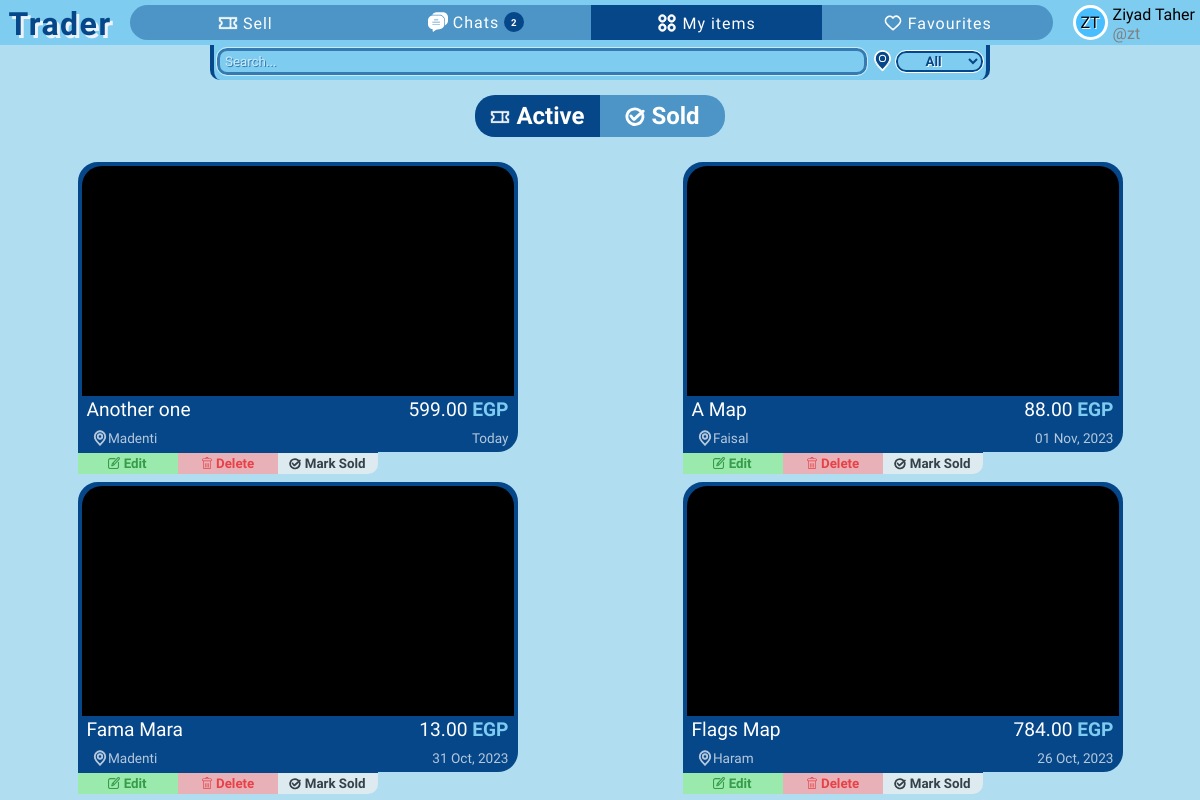
Before: /my-items/active (signed in) with the older database file.
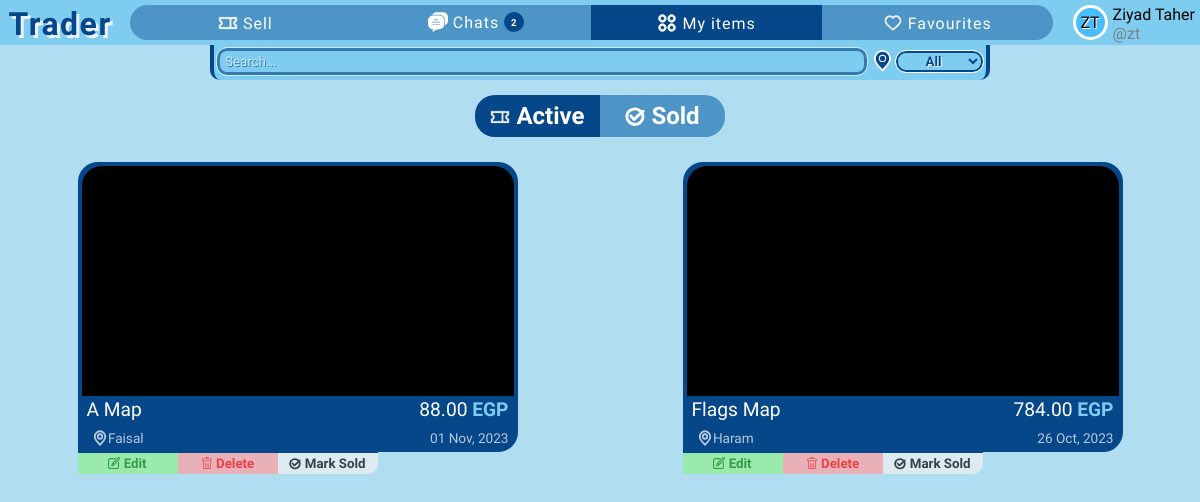
After: the same page with the newer database file.
### app/models.py (models this page shows)
class Item(db.Model):
    id = db.Column(db.Integer, primary_key=True)  # Item ID
    title = db.Column(db.String(100), nullable=False)  # Item title
    description = db.Column(db.Text, nullable=False)  # Item description
    location = db.Column(db.String(100), nullable=False)  # Item location
    price = db.Column(db.Float, default=0, nullable=False)  # Item price
    is_sold = db.Column(db.Boolean, default=False)  # Is item sold?
    created_at = db.Column(db.DateTime)  # Item creation timestamp
    owner = db.Column(db.Integer, db.ForeignKey("user.id"), nullable=False)  # Owner of the item
    images = db.relationship('Image', backref='images_set', lazy=True)  # Images associated with the item
    chats = db.relationship('Chat', backref='chats_set', lazy=True)  # Chats related to the item

### app/routes.py (the view)
@app.get("/my-items/active")
@login_required
def active_items():
    items = Item.query.filter(Item.is_sold == False, Item.owner ==current_user.id).order_by(Item.created_at.desc()).all()
    return render_template('active-items.html', items=items)

### app/cust_formatting.py (called while the page is built)
def price_format(float):
    return '{:,.2f}'.format(float)

### app/routes.py (called while the page is built)
@login_manager.user_loader
def load_user(user_id):
    return User.query.get(int(user_id))

### app/templates/active-items.html (shortened to what this page needs)
{% extends 'base.html' %}
{% block head %}
    <link rel="stylesheet" href="{{ url_for('static', filename='css/partials/item.css') }}">
    <link rel="stylesheet" href="{{ url_for('static', filename='css/my-items.css') }}">
{% endblock %}
{% block my_items_page %}selected{% endblock %}
{% block search_location %}
    {% include 'partials/search-location.html' %}
{% endblock %}
{% block content %}
    <header class="active-sold-cont">
        <a href="{{ url_for('active_items') }}" class="selected">
            Active
        </a>
        <a href="{{ url_for('sold_items') }}">
            Sold
        </a>
    </header>
    <div class="items-cont seller-items-cont">
        {% for item in items %}
            {% with seller_page=True, all_items_page=True %}
                {% include 'partials/item.html' %}
            {% endwith %}
        {% endfor %}
    </div>
{% endblock %}

### app/templates/partials/item.html (shortened to what this page needs)
<div class="single-item-cont location-{% if item.location == '6 October' %}october{% else %}{{ item.location|lower }}{% endif %}" id="item-{{ item.id }}">
    <a class="item" href="{{ url_for('single_item', item_id=item.id) }}">
        <div class="img-cont">
        </div>
        <div class="upper">
            <div class="item-title">{{ item.title }}</div>
            <div class="item-price">{{ price_format(item.price) }} <span class="egp">EGP</span></div>
        </div>
        <div class="lower">
            <div class="item-location">
                {{ item.location }}
            </div>
            <div>{{ date_format(item.created_at) }}</div>
        </div>
    </a>
    {% if seller_page %}
    <div class="seller-page-btns">
        {% if all_items_page %}
        <div class="edit-delete-status">
            <button class="edit-btn" id="edit-{{ item.id }}">
                Edit
            </button>
            <button class="delete-btn" id="delete-{{ item.id }}">
                Delete
            </button>
            <button class="status-btn" id="status-{{ item.id }}">
                {% if item.is_sold %}
                <svg fill="none" width="12px" height="12px" version="1.1" xmlns="http://www.w3.org/2000/svg" xmlns:xlink="http://www.w3.org/1999/xlink" viewBox="0 0 32 32" xml:space="preserve" stroke="black"><g id="SVGRepo_bgCarrier" stroke-whiteidth="0"></g><g id="SVGRepo_tracerCarrier" stroke-linecap="round" stroke-linejoin="round"></g><g id="SVGRepo_iconCarrier"> <style type="text/css"> .linesandangles_een{fill:white;} </style> <path class="linesandangles_een" d="M30,13V7H2v6c1.657,0,3,1.343,3,3s-1.343,3-3,3v6h28v-6c-1.657,0-3-1.343-3-3S28.343,13,30,13z M28,20.582V23h-7v-2h-2v2H4v-2.418C5.764,19.81,7,18.046,7,16s-1.236-3.81-3-4.583V9h15v2h2V9h7v2.417 c-1.764,0.773-3,2.536-3,4.583S26.236,19.81,28,20.582z M19,12h2v2h-2V12z M19,15h2v2h-2V15z M19,18h2v2h-2V18z"></path> </g></svg>
                Mark Active
                {% else %}
                Mark Sold
                {% endif %}
            </button>
        </div>
        {% endif %}
    </div>
    {% endif %}
</div>

Changed rows visible on the page:
no longer on this page (row edited): Item: title "Another one", price "599.00", location "Madenti", created_at "Today", is_sold False (drawn)
no longer on this page (row edited): Item: title "Fama Mara", price "13.00", location "Madenti", created_at "31 Oct, 2023", is_sold False (drawn)
